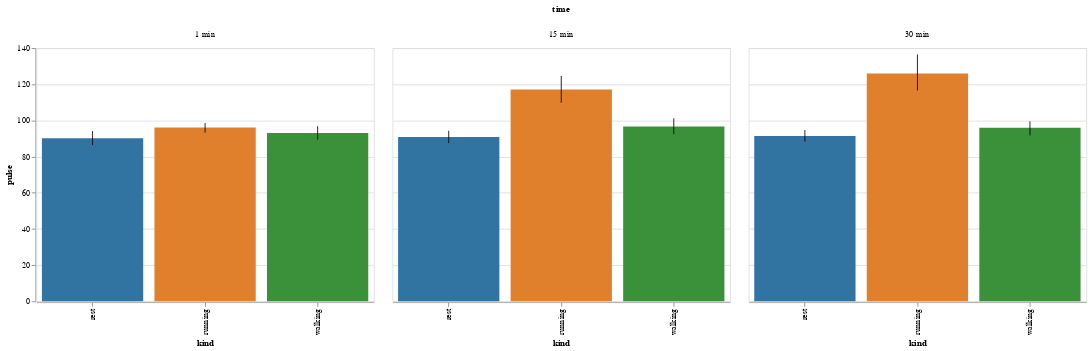

The notebook cell saved with this chart:
### Code cell
display(salt.catplot(x="time", y="pulse", hue="kind", data=exercise, kind="bar"))
g = sns.catplot(x="time", y="pulse", hue="kind", data=exercise, kind="violin")

### Figure 1 — Vega-Lite specification as saved in the notebook (floating-point values rounded to 4 significant figures)
{"$schema": "https://vega.github.io/schema/vega-lite/v2.4.1.json", "config": {"range": {"category": ["rgba(49,115,161,1)", "rgba(224,128,44,1)", "rgba(58,145,58,1)", "rgba(192,60,61,1)", "rgba(147,113,178,1)", "rgba(131,91,83,1)", "rgba(213,132,188,1)", "rgba(127,127,127,1)", "rgba(168,169,53,1)", "rgba(45,171,184,1)"]}, "view": {"height": 300, "width": 400}}, "data": {"values": [{"Unnamed: 0": 0, "diet": "low fat", "id": 1, "kind": "rest", "pulse": 85, "time": "1 min"}, {"Unnamed: 0": 1, "diet": "low fat", "id": 1, "kind": "rest", "pulse": 85, "time": "15 min"}, {"Unnamed: 0": 2, "diet": "low fat", "id": 1, "kind": "rest", "pulse": 88, "time": "30 min"}, {"Unnamed: 0": 3, "diet": "low fat", "id": 2, "kind": "rest", "pulse": 90, "time": "1 min"}, {"Unnamed: 0": 4, "diet": "low fat", "id": 2, "kind": "rest", "pulse": 92, "time": "15 min"}, {"Unnamed: 0": 5, "diet": "low fat", "id": 2, "kind": "rest", "pulse": 93, "time": "30 min"}, {"Unnamed: 0": 6, "diet": "low fat", "id": 3, "kind": "rest", "pulse": 97, "time": "1 min"}, {"Unnamed: 0": 7, "diet": "low fat", "id": 3, "kind": "rest", "pulse": 97, "time": "15 min"}, {"Unnamed: 0": 8, "diet": "low fat", "id": 3, "kind": "rest", "pulse": 94, "time": "30 min"}, {"Unnamed: 0": 9, "diet": "low fat", "id": 4, "kind": "rest", "pulse": 80, "time": "1 min"}, {"Unnamed: 0": 10, "diet": "low fat", "id": 4, "kind": "rest", "pulse": 82, "time": "15 min"}, {"Unnamed: 0": 11, "diet": "low fat", "id": 4, "kind": "rest", "pulse": 83, "time": "30 min"}, {"Unnamed: 0": 12, "diet": "low fat", "id": 5, "kind": "rest", "pulse": 91, "time": "1 min"}, {"Unnamed: 0": 13, "diet": "low fat", "id": 5, "kind": "rest", "pulse": 92, "time": "15 min"}, {"Unnamed: 0": 14, "diet": "low fat", "id": 5, "kind": "rest", "pulse": 91, "time": "30 min"}, {"Unnamed: 0": 15, "diet": "no fat", "id": 6, "kind": "rest", "pulse": 83, "time": "1 min"}, {"Unnamed: 0": 16, "diet": "no fat", "id": 6, "kind": "rest", "pulse": 83, "time": "15 min"}, {"Unnamed: 0": 17, "diet": "no fat", "id": 6, "kind": "rest", "pulse": 84, "time": "30 min"}, {"Unnamed: 0": 18, "diet": "no fat", "id": 7, "kind": "rest", "pulse": 87, "time": "1 min"}, {"Unnamed: 0": 19, "diet": "no fat", "id": 7, "kind": "rest", "pulse": 88, "time": "15 min"}, {"Unnamed: 0": 20, "diet": "no fat", "id": 7, "kind": "rest", "pulse": 90, "time": "30 min"}, {"Unnamed: 0": 21, "diet": "no fat", "id": 8, "kind": "rest", "pulse": 92, "time": "1 min"}, {"Unnamed: 0": 22, "diet": "no fat", "id": 8, "kind": "rest", "pulse": 94, "time": "15 min"}, {"Unnamed: 0": 23, "diet": "no fat", "id": 8, "kind": "rest", "pulse": 95, "time": "30 min"}, {"Unnamed: 0": 24, "diet": "no fat", "id": 9, "kind": "rest", "pulse": 97, "time": "1 min"}, {"Unnamed: 0": 25, "diet": "no fat", "id": 9, "kind": "rest", "pulse": 99, "time": "15 min"}, {"Unnamed: 0": 26, "diet": "no fat", "id": 9, "kind": "rest", "pulse": 96, "time": "30 min"}, {"Unnamed: 0": 27, "diet": "no fat", "id": 10, "kind": "rest", "pulse": 100, "time": "1 min"}, {"Unnamed: 0": 28, "diet": "no fat", "id": 10, "kind": "rest", "pulse": 97, "time": "15 min"}, {"Unnamed: 0": 29, "diet": "no fat", "id": 10, "kind": "rest", "pulse": 100, "time": "30 min"}, {"Unnamed: 0": 30, "diet": "low fat", "id": 11, "kind": "walking", "pulse": 86, "time": "1 min"}, {"Unnamed: 0": 31, "diet": "low fat", "id": 11, "kind": "walking", "pulse": 86, "time": "15 min"}, {"Unnamed: 0": 32, "diet": "low fat", "id": 11, "kind": "walking", "pulse": 84, "time": "30 min"}, {"Unnamed: 0": 33, "diet": "low fat", "id": 12, "kind": "walking", "pulse": 93, "time": "1 min"}, {"Unnamed: 0": 34, "diet": "low fat", "id": 12, "kind": "walking", "pulse": 103, "time": "15 min"}, {"Unnamed: 0": 35, "diet": "low fat", "id": 12, "kind": "walking", "pulse": 104, "time": "30 min"}, {"Unnamed: 0": 36, "diet": "low fat", "id": 13, "kind": "walking", "pulse": 90, "time": "1 min"}, {"Unnamed: 0": 37, "diet": "low fat", "id": 13, "kind": "walking", "pulse": 92, "time": "15 min"}, {"Unnamed: 0": 38, "diet": "low fat", "id": 13, "kind": "walking", "pulse": 93, "time": "30 min"}, {"Unnamed: 0": 39, "diet": "low fat", "id": 14, "kind": "walking", "pulse": 95, "time": "1 min"}, {"Unnamed: 0": 40, "diet": "low fat", "id": 14, "kind": "walking", "pulse": 96, "time": "15 min"}, {"Unnamed: 0": 41, "diet": "low fat", "id": 14, "kind": "walking", "pulse": 100, "time": "30 min"}, {"Unnamed: 0": 42, "diet": "low fat", "id": 15, "kind": "walking", "pulse": 89, "time": "1 min"}, {"Unnamed: 0": 43, "diet": "low fat", "id": 15, "kind": "walking", "pulse": 96, "time": "15 min"}, {"Unnamed: 0": 44, "diet": "low fat", "id": 15, "kind": "walking", "pulse": 95, "time": "30 min"}, {"Unnamed: 0": 45, "diet": "no fat", "id": 16, "kind": "walking", "pulse": 84, "time": "1 min"}, {"Unnamed: 0": 46, "diet": "no fat", "id": 16, "kind": "walking", "pulse": 86, "time": "15 min"}, {"Unnamed: 0": 47, "diet": "no fat", "id": 16, "kind": "walking", "pulse": 89, "time": "30 min"}, {"Unnamed: 0": 48, "diet": "no fat", "id": 17, "kind": "walking", "pulse": 103, "time": "1 min"}, {"Unnamed: 0": 49, "diet": "no fat", "id": 17, "kind": "walking", "pulse": 109, "time": "15 min"}, {"Unnamed: 0": 50, "diet": "no fat", "id": 17, "kind": "walking", "pulse": 90, "time": "30 min"}, {"Unnamed: 0": 51, "diet": "no fat", "id": 18, "kind": "walking", "pulse": 92, "time": "1 min"}, {"Unnamed: 0": 52, "diet": "no fat", "id": 18, "kind": "walking", "pulse": 96, "time": "15 min"}, {"Unnamed: 0": 53, "diet": "no fat", "id": 18, "kind": "walking", "pulse": 101, "time": "30 min"}, {"Unnamed: 0": 54, "diet": "no fat", "id": 19, "kind": "walking", "pulse": 97, "time": "1 min"}, {"Unnamed: 0": 55, "diet": "no fat", "id": 19, "kind": "walking", "pulse": 98, "time": "15 min"}, {"Unnamed: 0": 56, "diet": "no fat", "id": 19, "kind": "walking", "pulse": 100, "time": "30 min"}, {"Unnamed: 0": 57, "diet": "no fat", "id": 20, "kind": "walking", "pulse": 102, "time": "1 min"}, {"Unnamed: 0": 58, "diet": "no fat", "id": 20, "kind": "walking", "pulse": 104, "time": "15 min"}, {"Unnamed: 0": 59, "diet": "no fat", "id": 20, "kind": "walking", "pulse": 103, "time": "30 min"}, {"Unnamed: 0": 60, "diet": "low fat", "id": 21, "kind": "running", "pulse": 93, "time": "1 min"}, {"Unnamed: 0": 61, "diet": "low fat", "id": 21, "kind": "running", "pulse": 98, "time": "15 min"}, {"Unnamed: 0": 62, "diet": "low fat", "id": 21, "kind": "running", "pulse": 110, "time": "30 min"}, {"Unnamed: 0": 63, "diet": "low fat", "id": 22, "kind": "running", "pulse": 98, "time": "1 min"}, {"Unnamed: 0": 64, "diet": "low fat", "id": 22, "kind": "running", "pulse": 104, "time": "15 min"}, {"Unnamed: 0": 65, "diet": "low fat", "id": 22, "kind": "running", "pulse": 112, "time": "30 min"}, {"Unnamed: 0": 66, "diet": "low fat", "id": 23, "kind": "running", "pulse": 98, "time": "1 min"}, {"Unnamed: 0": 67, "diet": "low fat", "id": 23, "kind": "running", "pulse": 105, "time": "15 min"}, {"Unnamed: 0": 68, "diet": "low fat", "id": 23, "kind": "running", "pulse": 99, "time": "30 min"}, {"Unnamed: 0": 69, "diet": "low fat", "id": 24, "kind": "running", "pulse": 87, "time": "1 min"}, {"Unnamed: 0": 70, "diet": "low fat", "id": 24, "kind": "running", "pulse": 132, "time": "15 min"}, {"Unnamed: 0": 71, "diet": "low fat", "id": 24, "kind": "running", "pulse": 120, "time": "30 min"}, {"Unnamed: 0": 72, "diet": "low fat", "id": 25, "kind": "running", "pulse": 94, "time": "1 min"}, {"Unnamed: 0": 73, "diet": "low fat", "id": 25, "kind": "running", "pulse": 110, "time": "15 min"}, {"Unnamed: 0": 74, "diet": "low fat", "id": 25, "kind": "running", "pulse": 116, "time": "30 min"}, {"Unnamed: 0": 75, "diet": "no fat", "id": 26, "kind": "running", "pulse": 95, "time": "1 min"}, {"Unnamed: 0": 76, "diet": "no fat", "id": 26, "kind": "running", "pulse": 126, "time": "15 min"}, {"Unnamed: 0": 77, "diet": "no fat", "id": 26, "kind": "running", "pulse": 143, "time": "30 min"}, {"Unnamed: 0": 78, "diet": "no fat", "id": 27, "kind": "running", "pulse": 100, "time": "1 min"}, {"Unnamed: 0": 79, "diet": "no fat", "id": 27, "kind": "running", "pulse": 126, "time": "15 min"}, {"Unnamed: 0": 80, "diet": "no fat", "id": 27, "kind": "running", "pulse": 140, "time": "30 min"}, {"Unnamed: 0": 81, "diet": "no fat", "id": 28, "kind": "running", "pulse": 103, "time": "1 min"}, {"Unnamed: 0": 82, "diet": "no fat", "id": 28, "kind": "running", "pulse": 124, "time": "15 min"}, {"Unnamed: 0": 83, "diet": "no fat", "id": 28, "kind": "running", "pulse": 140, "time": "30 min"}, {"Unnamed: 0": 84, "diet": "no fat", "id": 29, "kind": "running", "pulse": 94, "time": "1 min"}, {"Unnamed: 0": 85, "diet": "no fat", "id": 29, "kind": "running", "pulse": 135, "time": "15 min"}, {"Unnamed: 0": 86, "diet": "no fat", "id": 29, "kind": "running", "pulse": 130, "time": "30 min"}, {"Unnamed: 0": 87, "diet": "no fat", "id": 30, "kind": "running", "pulse": 99, "time": "1 min"}, {"Unnamed: 0": 88, "diet": "no fat", "id": 30, "kind": "running", "pulse": 111, "time": "15 min"}, {"Unnamed: 0": 89, "diet": "no fat", "id": 30, "kind": "running", "pulse": 150, "time": "30 min"}]}, "facet": {"column": {"field": "time", "type": "nominal"}}, "spec": {"layer": [{"encoding": {"color": {"field": "kind", "legend": null, "type": "nominal"}, "x": {"field": "kind", "type": "nominal"}, "y": {"aggregate": "mean", "axis": {"title": "pulse"}, "field": "pulse", "type": "quantitative"}}, "mark": "bar"}, {"encoding": {"x": {"field": "kind", "type": "nominal"}, "y": {"aggregate": "ci0", "field": "pulse", "type": "quantitative"}, "y2": {"aggregate": "ci1", "field": "pulse", "type": "quantitative"}}, "mark": "rule"}]}}
